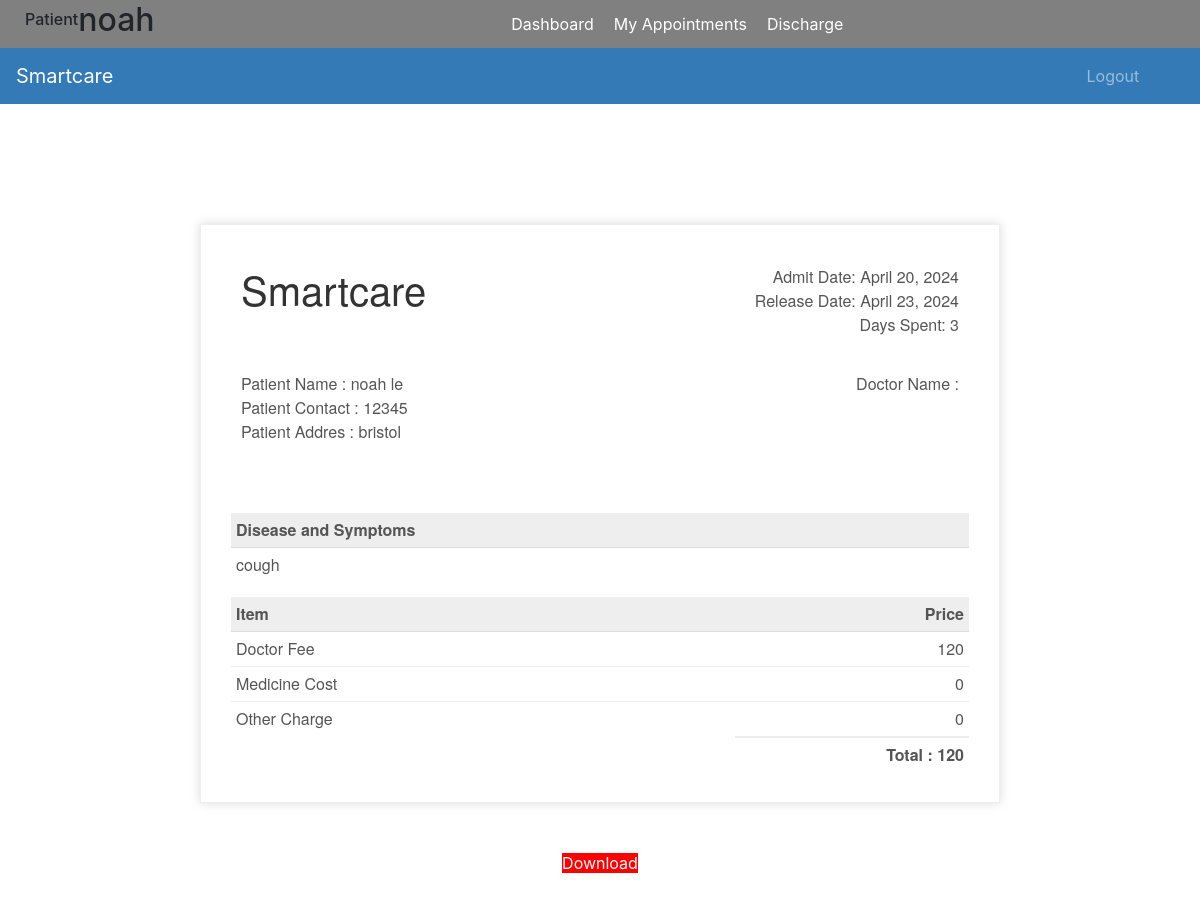
The page /patient-discharge (signed in) on the database as committed earlier.
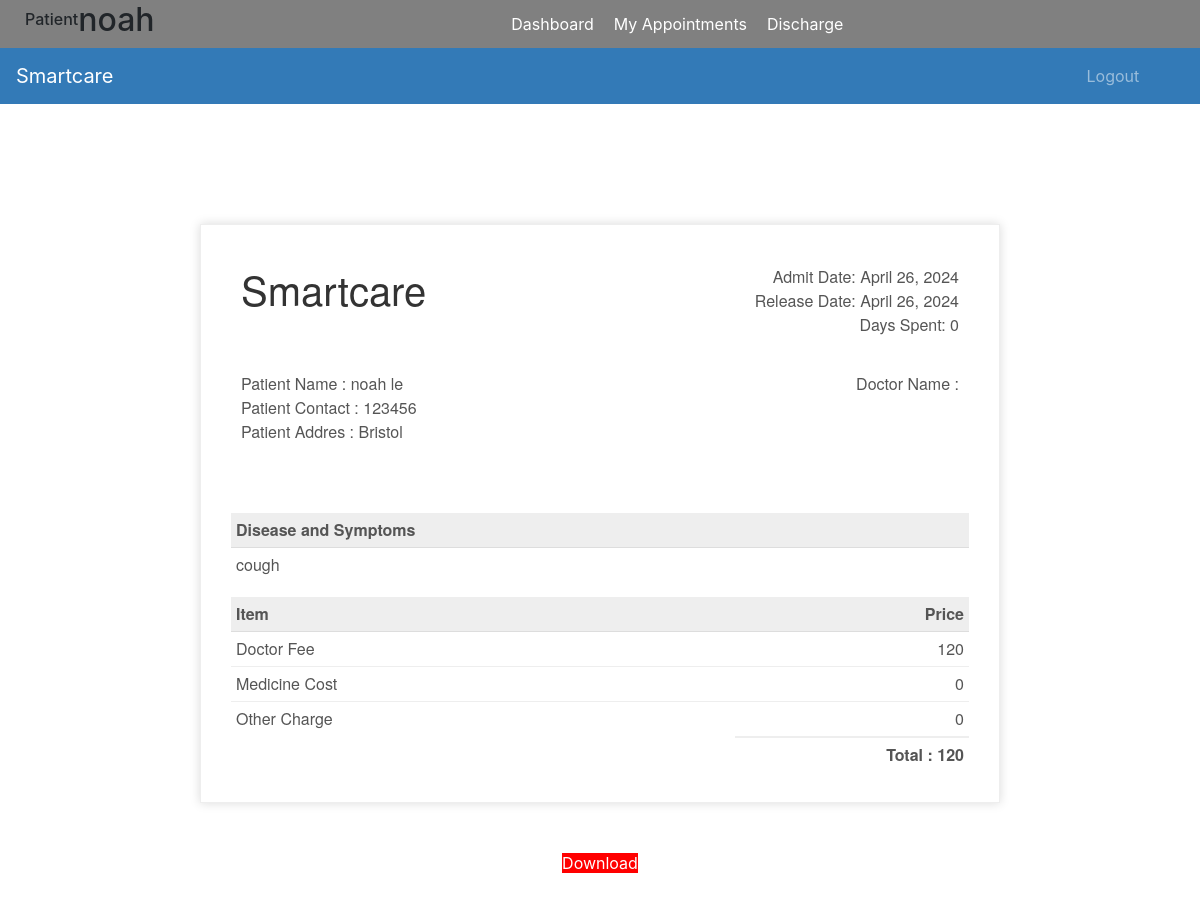
The same page on the database as committed later.
### accounts/models.py (models this page shows, shortened)
class Patient(models.Model):
    user=models.OneToOneField(User,on_delete=models.CASCADE)
    address = models.CharField(max_length=40)
    date_of_birth = models.DateField(null=True)
    mobile = models.CharField(max_length=20,null=False)
    symptoms = models.CharField(max_length=100,null=False)
    assignedDoctorId = models.PositiveIntegerField(null=True)
    assignedNurseId = models.PositiveIntegerField(null=True)
    admitDate=models.DateField(auto_now=True)
    status=models.BooleanField(default=False)
    @property
    def get_name(self):
        return self.user.first_name+" "+self.user.last_name
    def __str__(self):
        return self.user.first_name+" ("+self.symptoms+")"

class PatientDischargeDetails(models.Model):
    patientId=models.PositiveIntegerField(null=True)
    patientName=models.CharField(max_length=40)
    assignedDoctorName=models.CharField(max_length=40)
    assignedNurseName=models.CharField(max_length=40, default="Unknown")
    address = models.CharField(max_length=40)
    mobile = models.CharField(max_length=20,null=True)
    symptoms = models.CharField(max_length=100,null=True)
    description=models.TextField(max_length=500,null=True,default='')
    admitDate=models.DateField(null=False)
    releaseDate=models.DateField(null=False)
    daySpent=models.PositiveIntegerField(null=False)
    medicineCost=models.PositiveIntegerField(null=False)
    doctorFee=models.PositiveIntegerField(null=False)
    OtherCharge=models.PositiveIntegerField(null=False)
    total=models.PositiveIntegerField(null=False)

### accounts/views.py (the view)
# urls.py: path('patient-discharge', views.patient_discharge_view, name='patient-discharge'),
@login_required(login_url='patientlogin')
@user_passes_test(is_patient)
def patient_discharge_view(request):
    patient=models.Patient.objects.get(user_id=request.user.id) #for profile picture of patient in sidebar
    dischargeDetails=models.PatientDischargeDetails.objects.all().filter(patientId=patient.id).order_by('-id')[:1]
    patientDict=None
    if dischargeDetails:
        patientDict ={
        'is_discharged':True,
        'patient':patient,
        'patientId':patient.id,
        'patientName':patient.get_name,
        'assignedDoctorName':dischargeDetails[0].assignedDoctorName,
        'address':patient.address,
        'mobile':patient.mobile,
        'symptoms':patient.symptoms,
        'admitDate':patient.admitDate,
        'releaseDate':dischargeDetails[0].releaseDate,
        'daySpent':dischargeDetails[0].daySpent,
        'medicineCost':dischargeDetails[0].medicineCost,
        'doctorFee':dischargeDetails[0].doctorFee,
        'OtherCharge':dischargeDetails[0].OtherCharge,
        'total':dischargeDetails[0].total,
        }
        print(patientDict)
    else:
        patientDict={
            'is_discharged':False,
            'patient':patient,
            'patientId':request.user.id,
        }
    return render(request,'smartcare/patient_discharge.html',context=patientDict)

### accounts/views.py (called while the page is built)
def is_patient(user):
    return user.groups.filter(name='PATIENT').exists()

### templates/smartcare/patient_discharge.html (shortened to what this page needs)
{% extends 'smartcare/patient_base.html' %}
{% load static %}
{% block content %}
<head>
</head>
<br><br><br>
{%if is_discharged%}
<div class="invoice-box">
  <table cellpadding="0" cellspacing="0">
    <tr class="top">
      <td colspan="2">
        <table>
          <tr>
            <td class="title">
              <h1>Smartcare</h1>
            </td>
            <td>
              Admit Date: {{admitDate}}<br>
              Release Date: {{releaseDate}}<br>
              Days Spent: {{daySpent}}
            </td>
          </tr>
        </table>
      </td>
    </tr>
    <tr class="information">
      <td colspan="2">
        <table>
          <tr>
            <td>
              Patient Name : {{patientName}}<br>
              Patient Contact : {{mobile}}<br>
              Patient Addres : {{address}}<br>
            </td>
            <td>
              Doctor Name :<br>
              {{appointment.doctorName}}<br>
              <br>
              {{appointment.nurseName}}<br>
            </td>
          </tr>
        </table>
      </td>
    </tr>
    <tr class="heading">
      <td>
        Disease and Symptoms
      </td>
      <td>
      </td>
    </tr>
    <tr class="details">
      <td>
        {{symptoms}}
      </td>
       <td>
  </td>
    </tr>
    <tr class="heading">
      <td>
        Item
      </td>
      <td>
        Price
      </td>
    </tr>
    <tr class="item">
      <td>
        Doctor Fee
      </td>
      <td>
        {{doctorFee}}
      </td>
    </tr>
    <tr class="item">
      <td>
        Medicine Cost
      </td>
      <td>
        {{medicineCost}}
      </td>
    </tr>
    <tr class="item last">
      <td>
        Other Charge
      </td>
      <td>
        {{OtherCharge}}
      </td>
    </tr>
    <tr class="total">
      <td></td>
      <td>
        Total : {{total}}
      </td>
    </tr>
  </table>
</div>
<br><br>
<div class="download">
  <a style="background:red; width:500px;" href="{% url 'download-pdf' patientId  %}">Download</a>
</div>
{%else%}
<h5 style="text-align:center;">You Are Not Discharged By Hospital !</h5>
<br><br>
<h6 style="text-align:center;">You Can Download Invoice after getting discharged.</h6>
{%endif%}
<br><br><br><br><br><br><br><br>
{% endblock content %}

Rows that differ between the two databases and show on the page:
removed PatientDischargeDetails: releaseDate "April 23, 2024", patientName "noah le"
changed Patient "cough": admitDate "April 20, 2024" → "April 26, 2024"; mobile "12345" → "123456"; address "bristol" → "Bristol"
added PatientDischargeDetails: releaseDate "April 26, 2024", patientName "noah le"
Other text that changed with them:
{{ daySpent }}: "3" → "0"
